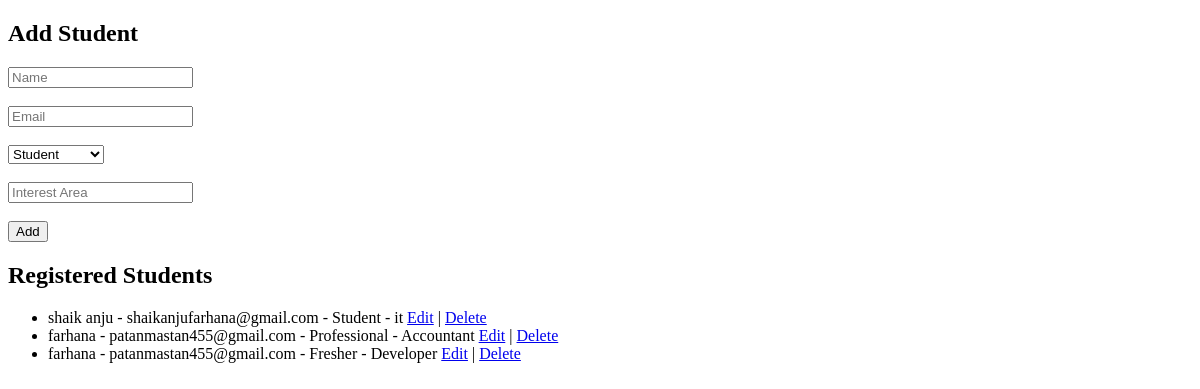
Before: / with the older database file.
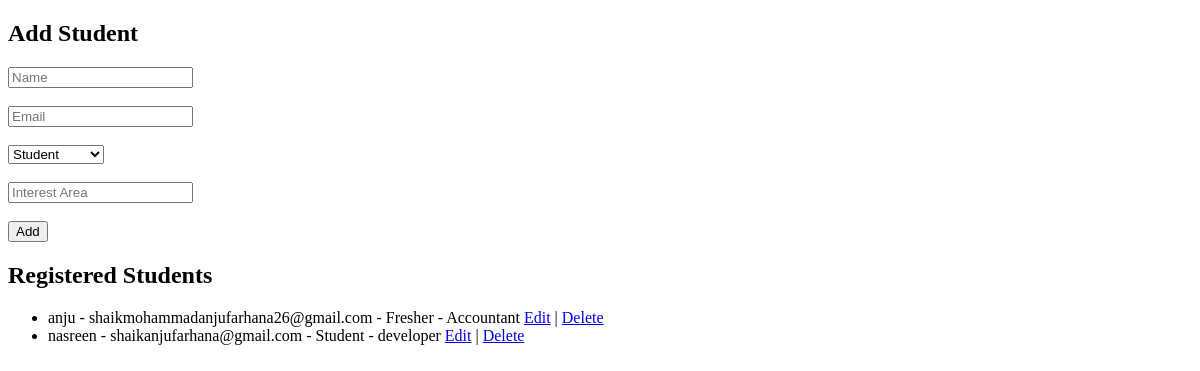
After: the same page with the newer database file.
### tables this page shows
CREATE TABLE students (
            id INTEGER PRIMARY KEY AUTOINCREMENT,
            name TEXT,
            email TEXT,
            stage TEXT,
            interest TEXT
        );

### app.py (the view, shortened to what this page needs)
@app.route("/", methods=["GET", "POST"])
def index():
    conn = get_db_connection()
    students = conn.execute("SELECT * FROM students").fetchall()
    conn.close()
    return render_template("index.html", students=students)

### app.py (called while the page is built)
def get_db_connection():
    conn = sqlite3.connect("database.db")
    conn.row_factory = sqlite3.Row
    return conn

### templates/index.html (shortened to what this page needs)
<!DOCTYPE html>
<html>
<head>
</head>
<body>
    <h2>Add Student</h2>
    <form method="POST">
        <input type="text" name="name" placeholder="Name" required><br><br>
        <input type="email" name="email" placeholder="Email" required><br><br>
        <select name="stage">
            <option>Student</option>
        </select><br><br>
        <input type="text" name="interest" placeholder="Interest Area"><br><br>
        <button type="submit">Add</button>
    </form>
    <h2>Registered Students</h2>
    <ul>
        {% for student in students %}
            <li>
    {{ student.name }} - {{ student.email }} - {{ student.stage }} - {{ student.interest }}
             <a href="/edit/{{ student.id }}">Edit</a>
    |
               <a href="/delete/{{ student.id }}">Delete</a>
            </li>
        {% endfor %}
    </ul>
</body>
</html>

Changed rows visible on the page:
removed students: name "shaik anju", email "shaikanjufarhana@gmail.com", stage "Student", interest "it"
removed students: name "farhana", email "patanmastan455@gmail.com", stage "Professional", interest "Accountant"
removed students: name "farhana", email "patanmastan455@gmail.com", stage "Fresher", interest "Developer"
added students: name "anju", email "shaikmohammadanjufarhana26@gmail.com", stage "Fresher", interest "Accountant"
added students: name "nasreen", email "shaikanjufarhana@gmail.com", stage "Student", interest "developer"
